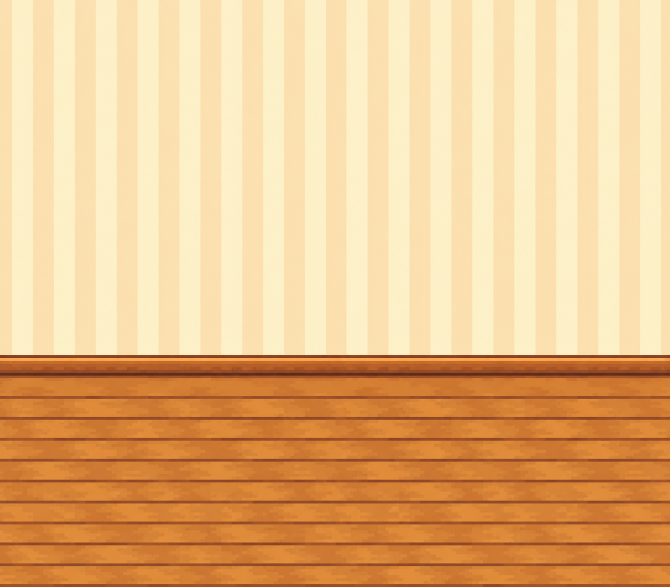
#> input picture art/src/room/paper_cream.png, 1340 x 1174 px (shown at 1/2 size); its folder holds only this picture in this run
$ python import_room.py
#> lines starting #> are read from the running program, lines starting #| are printed output that depends on the picture
"""V1.83 房間底圖：三種壁紙（art/src/room/*.png）→ sprites/arena/room_*.png 128×112；牆 0–60、踢腳板以下 60–112
用法：python3 tools/import_room.py"""
import glob, os
from PIL import Image
for f in sorted(glob.glob('art/src/room/*.png')):
    k = os.path.basename(f)[:-4]; im = Image.open(f).convert('RGB'); w, h = im.size; cut = round(h * 710 / 1174)
#> further down, im is the input picture: PIL image 1340x1174 RGB; mean R, G, B 231.9, 187.2, 133.2
#> after `w, h = im.size`: w = 1340; h = 1174
#> after `cut = round(h * 710 / 1174)`: cut = 710
    top = im.crop((0, 0, w, cut)).resize((128, 60), Image.BOX); bot = im.crop((0, cut, w, h)).resize((128, 52), Image.BOX)
#> after `top = im.crop((0, 0, w, cut)).resize((128, 60), Image.BOX)`:
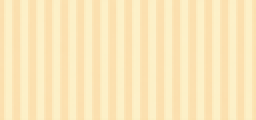
#> top: PIL image 128x60 RGB (shown 2 times larger); mean R, G, B 251.9, 231.9, 187.1
#> after `bot = im.crop((0, cut, w, h)).resize((128, 52), Image.BOX)`:
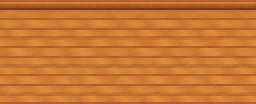
#> bot: PIL image 128x52 RGB (shown 2 times larger); mean R, G, B 201.1, 118.8, 50.7
    o = Image.new('RGB', (128, 112)); o.paste(top, (0, 0)); o.paste(bot, (0, 60))
#> after `o = Image.new('RGB', (128, 112))`: o: PIL image 128x112 RGB; every value is 0
#> after `o.paste(top, (0, 0))`:
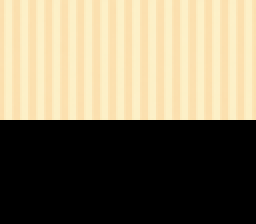
#> o: PIL image 128x112 RGB (shown 2 times larger); mean R, G, B 134.9, 124.2, 100.2
#> after `o.paste(bot, (0, 60))`:
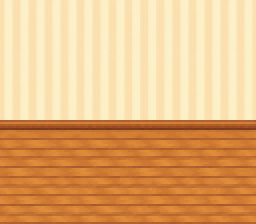
#> o: PIL image 128x112 RGB (shown 2 times larger); mean R, G, B 228.3, 179.4, 123.8
    o = o.quantize(colors=32, method=Image.Quantize.MEDIANCUT, dither=Image.Dither.NONE).convert('RGB'); o.save(f'sprites/arena/room_{k}.png', optimize=True); print(k)
#| paper_cream
